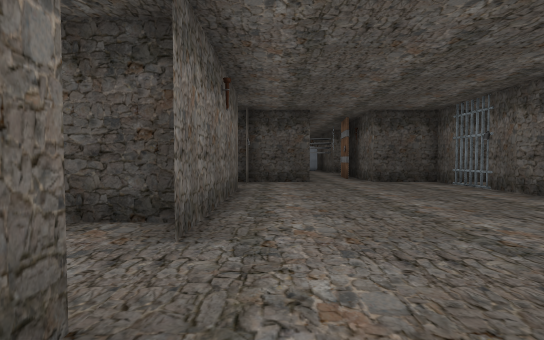
view 1 (above)

16 first-person views from a walk through a 3-D level made in the Unity game engine. The camera is 1.4 m above the floor, tilts 2° down and sees 85° across. The floor is counted in squares, 2 m on a side. Each view is taken from the middle of a square. On the plan, view 1 faces up. The plan holds only what a view shows up to about 10 squares ahead; the rest is blank. The place goes on beyond the plan. The player character is not drawn. Door leaves are left out, so doorways stand open. Some surface patterns are stand-ins.

view 2
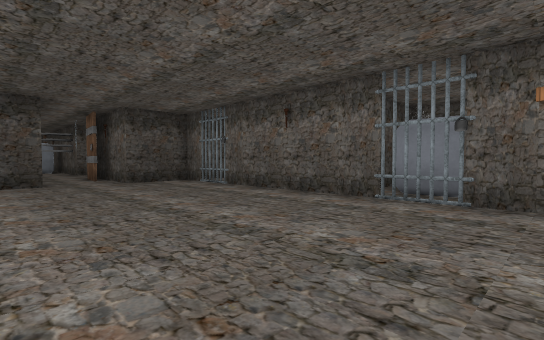

view 3
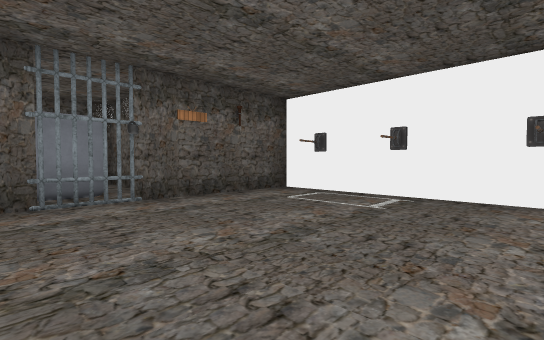

view 4
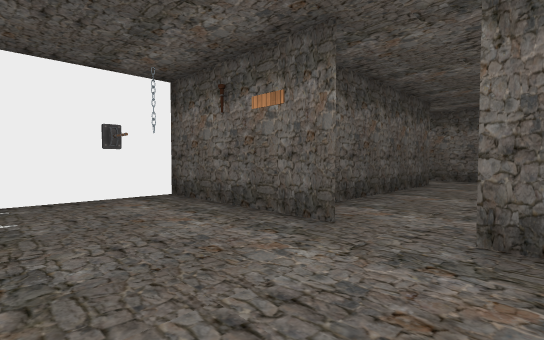

view 5
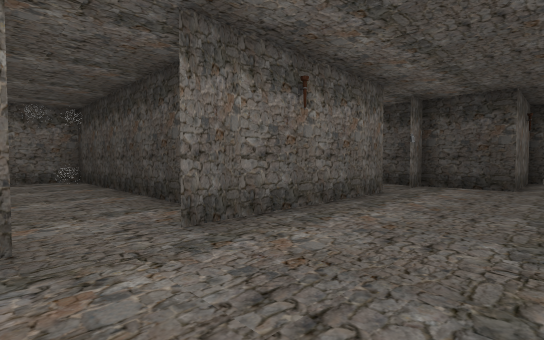

view 6
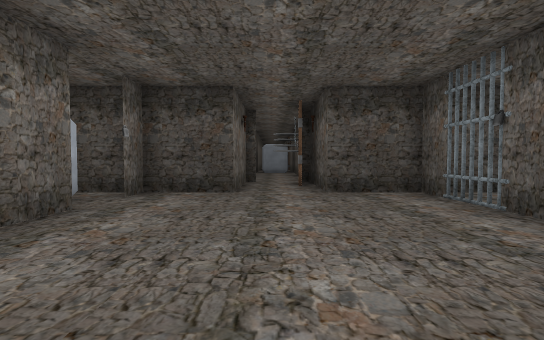

view 7
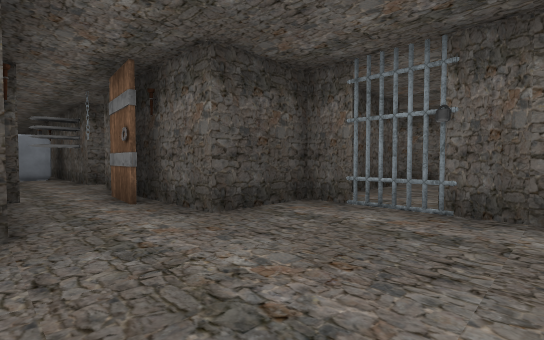

view 8
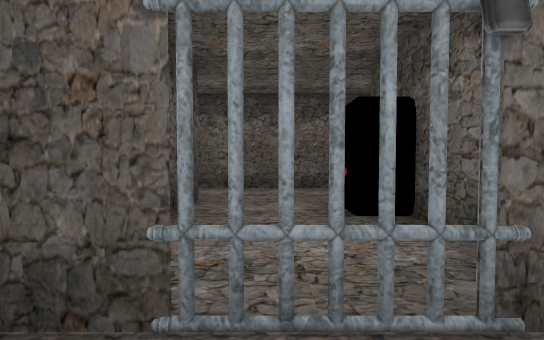

view 9
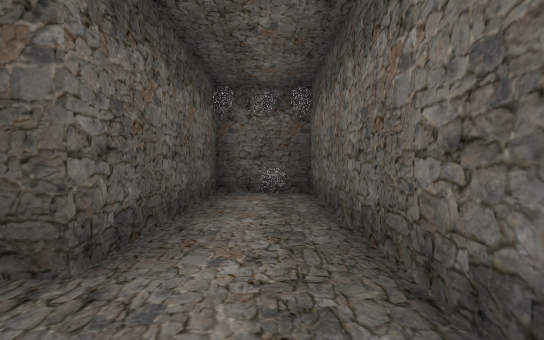

view 10
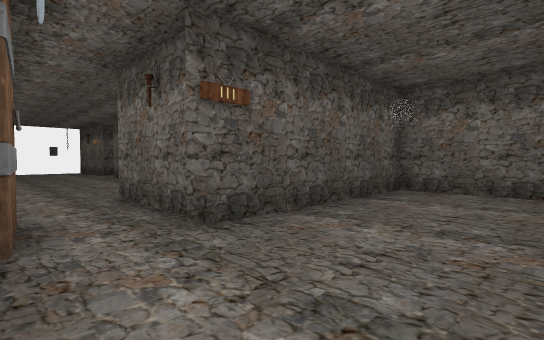

view 11
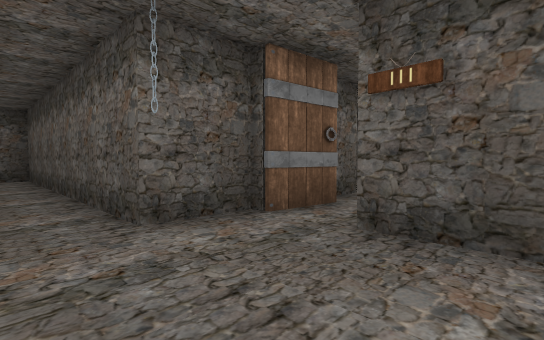

view 12
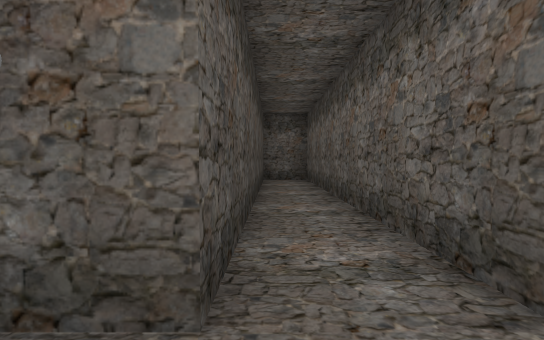

view 13
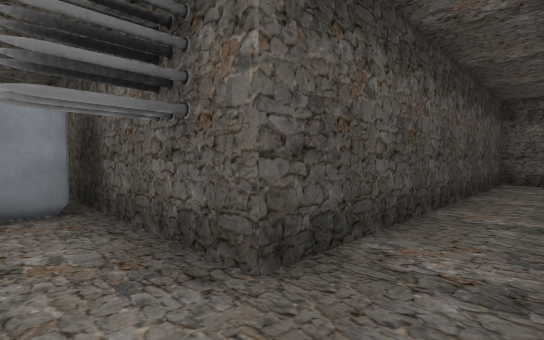

view 14
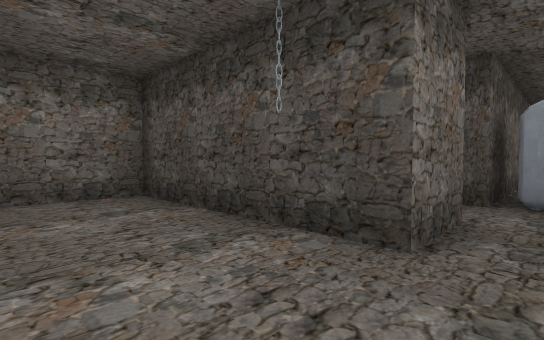

view 15
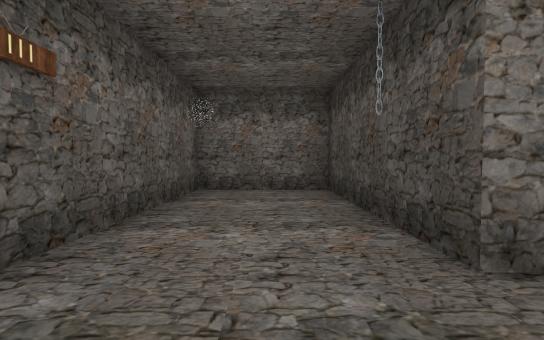

view 16
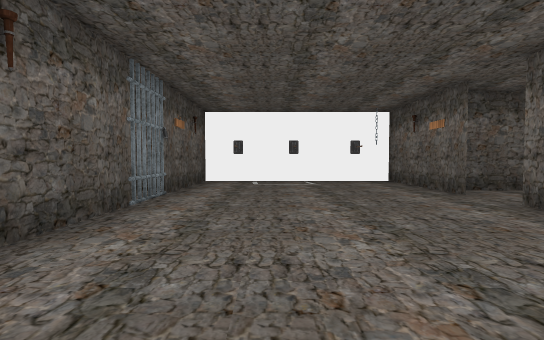

### Floor plan
Points are (right, up) in squares from view 1. A wall is a line through its corners. A room is listed if a view was taken in it or the views show most of it. See-through windows are left out.
Room 1 (views 1, 2, 3, 4, 5, 6, 7, 8, 16)
walls: (5, 1.7) (5.2, 2.5); (5, 1.2) (5.2, 1.4) (5.1, 1.5) (5.3, 1.9) (5, 2.3); (5.3, 1) (5.1, 2.4); (5.3, 7.1) (5.1, 7.5) (5.2, 8.6); (5.3, 7.3) (5.1, 8.5); (6.1, 1.4) (6.1, 2.5); (5.3, 7.7) (5.1, 8.1); (-0.8, 1.2) (-0.8, -2.7) (5.2, -2.7) (5.2, 9.4); (-0.8, 7.2) (-0.8, 2.4); (6.4, 9.3) (3.2, 9.3) (3.2, 12.6); (-0.8, 9.4) (-0.8, 8.4); (2.7, 10.7) (2.6, 11.2) (2.8, 11.7) (2.8, 12) (2.9, 12.3); (2.7, 10.8) (2.8, 12.3); (1.2, 12.3) (1.2, 9.3) (-2.1, 9.3)
ways out: open door at (-1, 1.5) to room 2; opening at (2, 13) to room 3; opening at (6, 8) to room 4; open door at (-1, 7.5)
Room 2 (view 9)
walls: (-6.8, -1) (-6.8, 0.3) (-1.4, 0.3); (-1, 3.3) (-8.8, 3.3) (-8.8, -4.2) (-6.8, -4.2) (-6.8, -2.9)
low walls: (-8.3, -4) (-7.8, -4.1)
ways out: open door at (-1, 1.5) to room 1
Room 3 (views 10, 11, 12, 13, 14, 15)
walls: (3.2, 12.6) (3.2, 13.8) (12.2, 13.8) (12.2, 15.3) (3.2, 15.3) (3.2, 17); (1.2, 16.9) (1.2, 15.3) (-3.8, 15.3) (-3.8, 12.3) (1.5, 12.3)
ways out: opening at (2, 13) to room 1; opening at (2.5, 16)
Room 4 (no view inside)
walls: (9.2, 9.3) (6.4, 9.3); (6.4, 6.3) (7.5, 6.3) (7.5, 6.8)
ways out: opening at (6, 8) to room 1; opening at (9, 8)

Where each view was taken, in squares from view 1:
view 1: 0 up, 0 right, facing up
view 2: 0 up, 0 right, facing up-right
view 3: 3 up, 0 right, facing down-right
view 4: 3 up, 2 right, facing down-left
view 5: 1 up, 2 right, facing up-left
view 6: 3 up, 2 right, facing up
view 7: 6 up, 1 right, facing up-right
view 8: 8 up, 4 right, facing right
view 9: 2 up, 8 left, facing down
view 10: 15 up, 3 right, facing down-left
view 11: 15 up, 0 right, facing down-right
view 12: 15 up, 2 right, facing right
view 13: 14 up, 2 right, facing up-right
view 14: 13 up, 2 right, facing up-left
view 15: 14 up, 3 right, facing left
view 16: 7 up, 3 right, facing down
